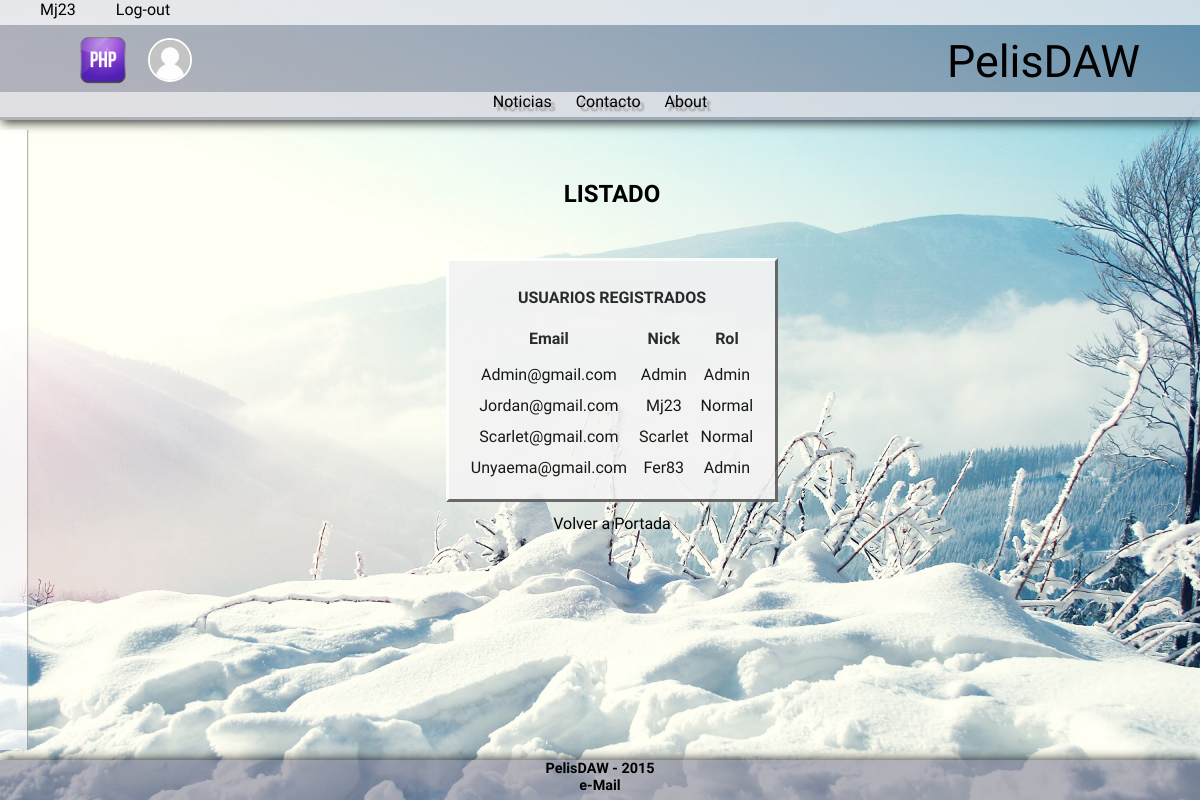
The page /listado.php (signed in) on the database its author committed.
### tables this page shows
CREATE TABLE `usuario` (
  `id_usuario` int(5) NOT NULL AUTO_INCREMENT,
  `nick` varchar(50) NOT NULL,
  `email` varchar(100) NOT NULL,
  `pass` varchar(100) NOT NULL,
  `rol` varchar(10) NOT NULL DEFAULT 'normal',
  PRIMARY KEY (`id_usuario`)
);

### listado.php (the view, shortened to what this page needs)
<?php
include "includes/cabecera.php";
?>
<h2>LISTADO</h2>
<table>
	<tr><th colspan="5">USUARIOS REGISTRADOS</th></tr>
	<tr>
		<th>Email</th>
		<th>Nick</th>
        <th>Rol</th>
	</tr>
<?php
$conex = conexion();
$consulta = "SELECT * FROM usuario";
$res = mysqli_query($conex, $consulta);
while($fila = mysqli_fetch_array($res)){
 ?>
        <tr>
            <td><?=ucwords(strtolower($fila["email"]))?></td>
            <td><?=ucwords(strtolower($fila["nick"]))?></td>
            <td><?=ucwords(strtolower($fila["rol"]))?></td>
        </tr>
        <?php
    }
?>
</table>
<p style="text-align:center;"><a href="index.php">Volver a Portada</a></p>
<?php
include "includes/pie.php";

### includes/style/estilo.css (style rules this page uses)
html { height: 100%; background: url("../img/fondo.jpg") no-repeat center center fixed; background-size: cover; }
body { font-family: 'Exo', sans-serif; text-align: justify; margin: 0; padding: 0; }
h2 { font-weight: 700; text-align: center; padding: 30px 30px; }
p { margin: inherit; padding: 12px 0 0 0; }
table { vertical-align: center; position: center; border: 3px solid; border-color: #FFFFFF #5C5B5B #5C5B5B #FFFFFF; background-color: #f3f3f3; text-align: left; padding: 15px; margin: auto; opacity: 0.9; }
th { opacity: 0.9; text-align: center; text-transform: capitalize; padding-bottom: 15px; padding: 10px; }
td { text-align: center; padding: 5px; }
a { display: block; text-decoration: none; font-size: 100%; margin: 0; padding: 0; }
a:link { color: black; }

### rows shown on the page
usuario: email "Admin@gmail.com", nick "Admin", rol "Admin"
usuario: email "Jordan@gmail.com", nick "Mj23", rol "Normal"
usuario: email "Scarlet@gmail.com", nick "Scarlet", rol "Normal"
usuario: email "Unyaema@gmail.com", nick "Fer83", rol "Admin"

### other values the page prints
$_SESSION["login_user"] "Mj23"
